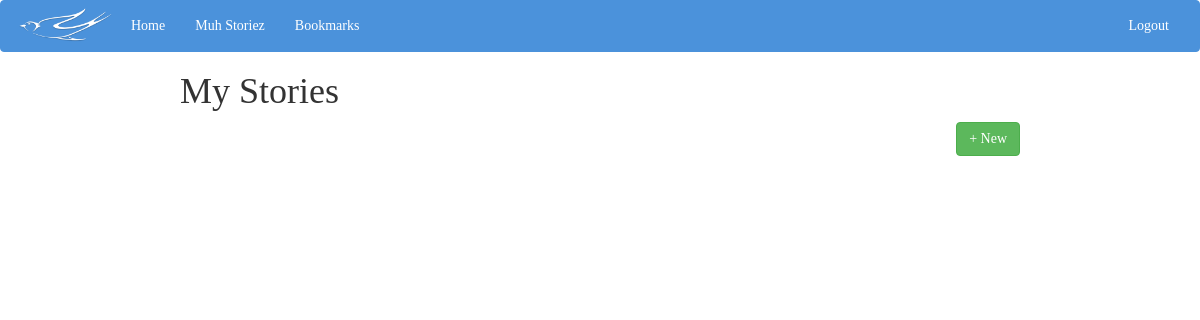
/muh-stories/ (signed in), run on an earlier commit of the app's database.
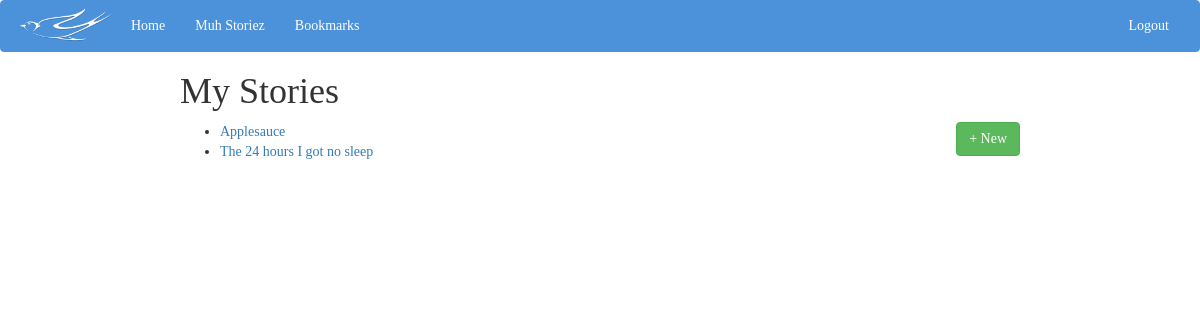
And on a later commit of the database.
### SwallowTales/models.py (models this page shows, shortened)
class StorySection(models.Model):
    previousSection = models.ForeignKey("self",null = True, blank=True, related_name="children")
    author = models.ForeignKey(User)
    story = models.ForeignKey(Story)
    secName = models.CharField(max_length = 100)
    text = models.TextField()

class Story(models.Model):
    author = models.ForeignKey(User)
    name = models.CharField(max_length = 100)
    LastDate = models.DateTimeField(default=datetime.now)

### SwallowTales/views.py (the view)
# urls.py: url(r'^muh-stories/', views.stories, name='muh-stories'),
def stories(request):
    if not request.user.is_authenticated():
        return redirect('home')
    first_sections_list = StorySection.objects.filter(previousSection = None, author = request.user)
    return render(request, 'muh_storiez.html', {'first_sections_list': first_sections_list})

### SwallowTales/templates/muh_storiez.html
{% extends "base.html" %}
{% block content %}
<div id="muh_stories">
    <h1> My Stories </h1>
    <div>
        <button type="button" onclick="location.href='/add-story/';" class="btn btn-success pull-right">+ New</button>
    </div>
    <div>
        <ul>
        {% for section in first_sections_list %}
            <li><a href="{% url 'SwallowTales.views.view_section' section.pk %}">{{ section.story.name }}</a></li>
        {% endfor %}
        </ul>
    </div>
</div>
{% endblock content %}

What changed in the data, as far as the page shows it:
added StorySection: story.name "Applesauce"
added StorySection: story.name "The 24 hours I got no sleep"
